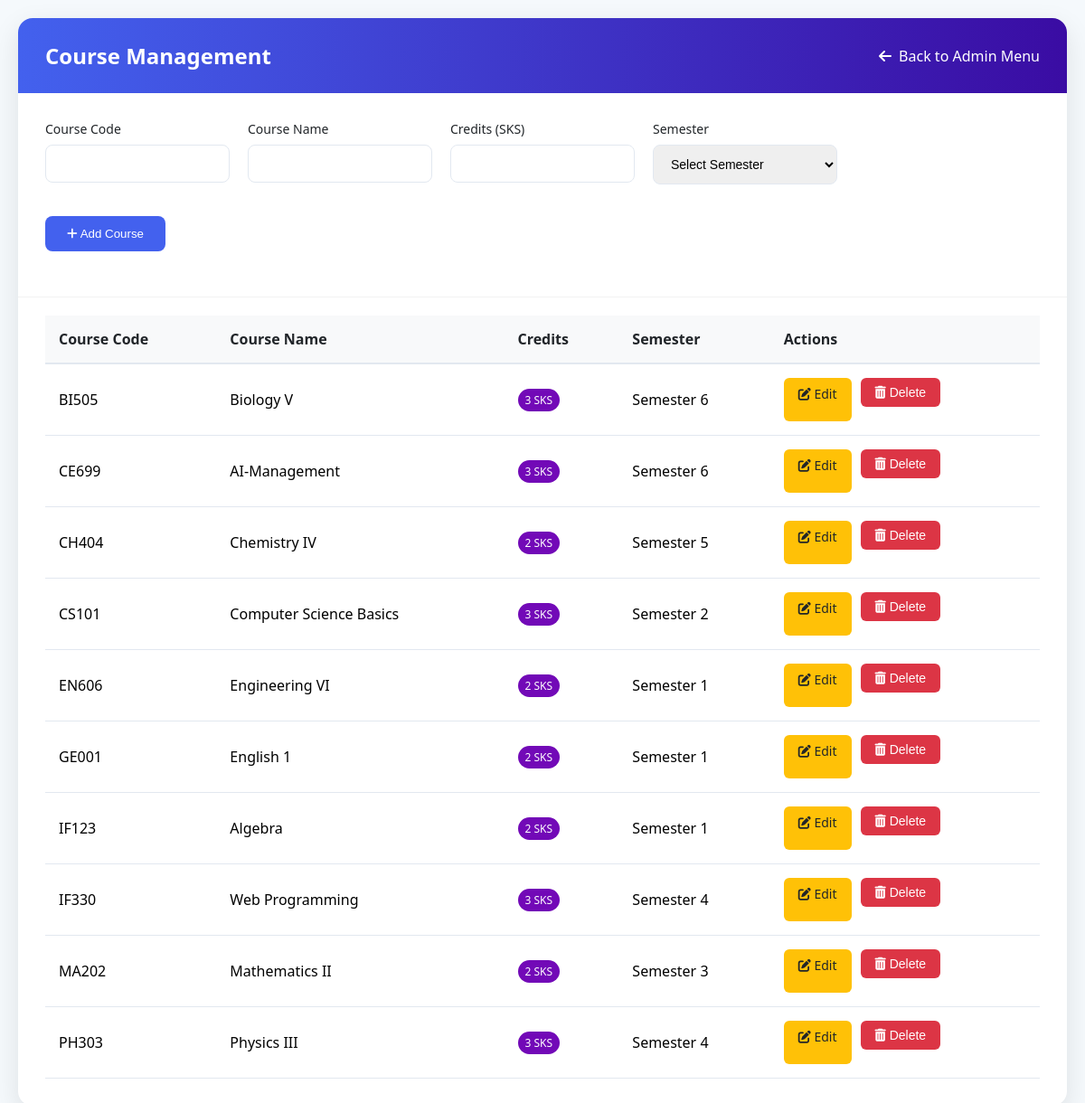
The app's page /master_mata_kuliah.php with its own data.
### tables this page shows
CREATE TABLE `mata_kuliah` (
  `kode_matkul` varchar(10) NOT NULL,
  `nama_matkul` varchar(100) NOT NULL,
  `sks` int(11) NOT NULL,
  `semester` int(11) NOT NULL,
  `user_input` varchar(50) DEFAULT NULL,
  `tanggal_input` datetime DEFAULT current_timestamp()
);

### master_mata_kuliah.php (the view, shortened to what this page needs)
<?php
include('config.php');
$edit_mode = false;
$edit_data = [];
$result = $conn->query("SELECT * FROM mata_kuliah");
?>
<html>
<head>
    <link rel="stylesheet" href="https://cdnjs.cloudflare.com/ajax/libs/font-awesome/6.0.0-beta3/css/all.min.css">
</head>
<body>
    <div class="dashboard-container">
        <div class="dashboard-header">
            <div class="dashboard-title">
                <h1>Course Management</h1>
                <a href="menu_admin.php" class="back-btn">
                    <i class="fas fa-arrow-left"></i> Back to Admin Menu
                </a>
            </div>
        </div>
        <div class="form-container">
            <form method="post">
                <div class="course-form">
                    <div class="form-group">
                        <label for="kode_matkul">Course Code</label>
                        <input type="text" name="kode_matkul" id="kode_matkul"
                               value="<?= $edit_mode ? htmlspecialchars($edit_data['kode_matkul']) : '' ?>"
                               <?= $edit_mode ? 'readonly' : 'required' ?>>
                    </div>
                    <div class="form-group">
                        <label for="nama_matkul">Course Name</label>
                        <input type="text" name="nama_matkul" id="nama_matkul"
                               value="<?= $edit_mode ? htmlspecialchars($edit_data['nama_matkul']) : '' ?>" required>
                    </div>
                    <div class="form-group">
                        <label for="sks">Credits (SKS)</label>
                        <input type="number" name="sks" id="sks"
                               min="1" max="10"
                               value="<?= $edit_mode ? htmlspecialchars($edit_data['sks']) : '' ?>" required>
                    </div>
                    <div class="form-group">
                        <label for="semester">Semester</label>
                        <select name="semester" id="semester" required>
                            <option value="" disabled <?= !$edit_mode ? 'selected' : '' ?>>Select Semester</option>
                        </select>
                    </div>
                    <div class="form-actions">
                        <button type="submit" class="btn btn-primary">
                            <i class="fas fa-<?= $edit_mode ? 'save' : 'plus' ?>"></i>
                            <?= $edit_mode ? 'Update Course' : 'Add Course' ?>
                        </button>
                    </div>
                </div>
            </form>
        </div>
        <div class="table-container">
            <table>
                <thead>
                    <tr>
                        <th>Course Code</th>
                        <th>Course Name</th>
                        <th>Credits</th>
                        <th>Semester</th>
                        <th>Actions</th>
                    </tr>
                </thead>
                <tbody>
                    <?php while ($row = $result->fetch_assoc()): ?>
                        <tr>
                            <td><?= htmlspecialchars($row['kode_matkul']) ?></td>
                            <td><?= htmlspecialchars($row['nama_matkul']) ?></td>
                            <td><span class="sks-badge"><?= htmlspecialchars($row['sks']) ?> SKS</span></td>
                            <td>Semester <?= htmlspecialchars($row['semester']) ?></td>
                            <td>
                                <div class="action-buttons">
                                    <a href="master_mata_kuliah.php?edit=<?= $row['kode_matkul'] ?>" class="btn-edit">
                                        <i class="fas fa-edit"></i> Edit
                                    </a>
                                    <form method="post" style="display: inline;">
                                        <button type="submit" name="action" value="delete" class="btn-delete">
                                            <i class="fas fa-trash-alt"></i> Delete
                                        </button>
                                    </form>
                                </div>
                            </td>
                        </tr>
                    <?php endwhile; ?>
                </tbody>
            </table>
        </div>
    </div>
</body>
</html>

### master_mata_kuliah.php (style rules this page uses)
:root { --primary: #4361ee; --primary-dark: #3a0ca3; --accent: #7209b7; --light: #f8f9fa; --dark: #212529; --gray: #6c757d; --success: #4cc9f0; }
body { font-family: 'Segoe UI', system-ui, -apple-system, sans-serif; background-color: #f5f9fc; margin: 0; padding: 20px; }
.dashboard-container { max-width: 1200px; margin: 0 auto; background: white; border-radius: 16px; box-shadow: 0 10px 30px rgba(0, 0, 0, 0.1); overflow: hidden; }
.dashboard-header { background: linear-gradient(to right, var(--primary), var(--primary-dark)); color: white; padding: 25px 30px; }
.dashboard-title { display: flex; justify-content: space-between; align-items: center; }
h1 { margin: 0; font-size: 24px; font-weight: 600; }
.back-btn { color: white; text-decoration: none; font-weight: 500; display: flex; align-items: center; gap: 8px; }
.form-container { padding: 30px; border-bottom: 1px solid rgba(0, 0, 0, 0.05); }
.course-form { display: grid; grid-template-columns: repeat(auto-fill, minmax(200px, 1fr)); gap: 20px; margin-bottom: 20px; }
.form-group { margin-bottom: 15px; }
.form-group label { display: block; font-size: 14px; margin-bottom: 8px; color: var(--dark); font-weight: 500; }
.form-group input, .form-group select { width: 100%; padding: 12px 15px; border: 1px solid #e2e8f0; border-radius: 8px; font-size: 14px; transition: all 0.2s; box-sizing: border-box; }
.form-actions { display: flex; gap: 15px; align-items: center; grid-column: 1 / -1; }
.btn { padding: 12px 24px; border: none; border-radius: 8px; font-weight: 500; cursor: pointer; transition: all 0.3s; }
.btn-primary { background: var(--primary); color: white; }
.table-container { padding: 0 30px 30px; overflow-x: auto; }
table { width: 100%; border-collapse: collapse; margin-top: 20px; }
th { background-color: #f8f9fa; color: var(--dark); font-weight: 600; text-align: left; padding: 15px; border-bottom: 2px solid #e2e8f0; }
td { padding: 15px; border-bottom: 1px solid #e2e8f0; vertical-align: middle; }
.action-buttons { display: flex; gap: 10px; }
.btn-edit { background: #ffc107; color: var(--dark); padding: 8px 16px; border-radius: 6px; text-decoration: none; font-size: 14px; transition: all 0.2s; }
.btn-delete { background: #dc3545; color: white; border: none; padding: 8px 16px; border-radius: 6px; cursor: pointer; font-size: 14px; transition: all 0.2s; }
.sks-badge { display: inline-block; padding: 4px 8px; background-color: var(--accent); color: white; border-radius: 50px; font-size: 12px; font-weight: 500; }

### records on screen
mata_kuliah: kode_matkul "BI505", nama_matkul "Biology V", sks "3", semester "6"
mata_kuliah: kode_matkul "CE699", nama_matkul "AI-Management", sks "3", semester "6"
mata_kuliah: kode_matkul "CH404", nama_matkul "Chemistry IV", sks "2", semester "5"
mata_kuliah: kode_matkul "CS101", nama_matkul "Computer Science Basics", sks "3", semester "2"
mata_kuliah: kode_matkul "EN606", nama_matkul "Engineering VI", sks "2", semester "1"
mata_kuliah: kode_matkul "GE001", nama_matkul "English 1", sks "2", semester "1"
mata_kuliah: kode_matkul "IF123", nama_matkul "Algebra", sks "2", semester "1"
mata_kuliah: kode_matkul "IF330", nama_matkul "Web Programming", sks "3", semester "4"
mata_kuliah: kode_matkul "MA202", nama_matkul "Mathematics II", sks "2", semester "3"
mata_kuliah: kode_matkul "PH303", nama_matkul "Physics III", sks "3", semester "4"
